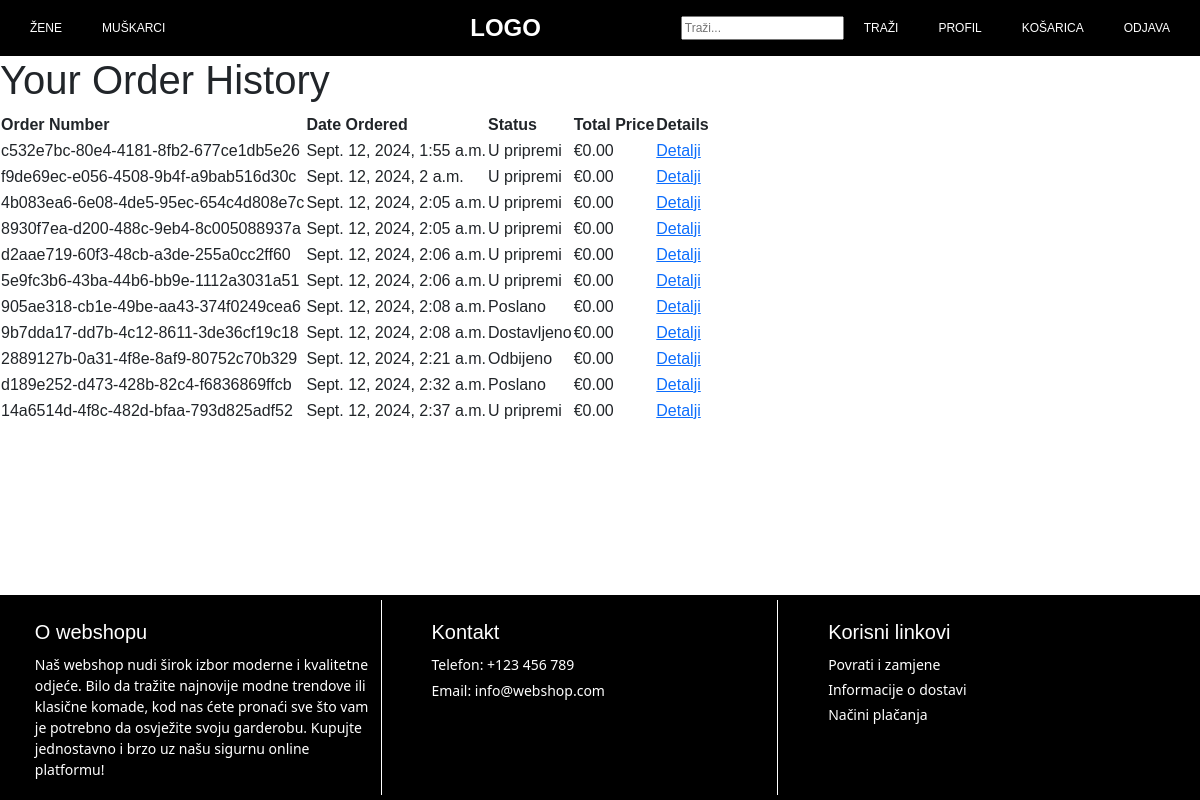
/webshop/orders_history/ (signed in), run on the app's committed database.
### webshop/models.py (models this page shows, shortened)
class Order(models.Model):
    STATUS_CHOICES = (
        ('IP', 'U pripremi'),
        ('SP', 'Poslano'),
        ('DL', 'Dostavljeno'),
        ('RE', 'Odbijeno'),
    )
    PAYMENT_METHOD_CHOICES = (
        ('PP', 'Plaćanje pouzećem'),
        ('IB', 'Internetsko bankarstvo'),
    )
    account = models.ForeignKey(Account, on_delete=models.CASCADE, related_name='orders')
    date_ordered = models.DateTimeField(auto_now_add=True)
    status = models.CharField(max_length=2, choices=STATUS_CHOICES, default='IP')
    payment_method = models.CharField(max_length=2, choices=PAYMENT_METHOD_CHOICES, default ='PP')
    order_number = models.CharField(max_length=100, unique=False, default=uuid.uuid4, editable=False)

### webshop/views.py (the view)
# urls.py: path('orders_history/', views.orders_history_view, name='orders_history'),
def orders_history_view(request):
    orders = Order.objects.all()
    for order in orders:
        order.total_price = sum(item.total_price() for item in order.order_items.all())
    context = {
        'orders': orders,
    }
    return render(request, 'webshop/orders_history.html', context)

### webshop/authentication.py (called while the page is built)
    def get_user(self, user_id):
        try:
            return User.objects.get(pk=user_id)
        except ObjectDoesNotExist:
            return None

### webshop/templates/webshop/orders_history.html (shortened to what this page needs)
{% extends 'webshop/base.html' %}
{% block content %}
<div class="order-history-container">
    <h1>Your Order History</h1>
    {% if orders %}
        <table>
            <thead>
                <tr>
                    <th>Order Number</th>
                    <th>Date Ordered</th>
                    <th>Status</th>
                    <th>Total Price</th>
                    <th>Details</th>
                </tr>
            </thead>
            <tbody>
                {% for order in orders %}
                    <tr>
                        <td>{{ order.order_number }}</td>
                        <td>{{ order.date_ordered }}</td>
                        <td>{{ order.get_status_display }}</td>
                        <td>€{{ order.total_price|floatformat:2 }}</td>
                        <td><a href="{% url 'webshop:order_details' order.id %}">Detalji</a></td>
                    </tr>
                {% endfor %}
            </tbody>
        </table>
    {% else %}
        <p>You have no orders yet.</p>
    {% endif %}
</div>
{% endblock %}

### webshop/static/webshop/css/base.css (style rules this page uses)
body { font-family: Arial, sans-serif; margin: 0; padding: 0; height: 100%; background-color: white; display: flex; flex-direction: column; min-height: 100vh; }

### data on the page
Order: order_number "c532e7bc-80e4-4181-8fb2-677ce1db5e26", date_ordered "Sept. 12, 2024, 1:55 a.m.", status "U pripremi", total_price "0.00"
Order: order_number "f9de69ec-e056-4508-9b4f-a9bab516d30c", date_ordered "Sept. 12, 2024, 2 a.m.", status "U pripremi", total_price "0.00"
Order: order_number "4b083ea6-6e08-4de5-95ec-654c4d808e7c", date_ordered "Sept. 12, 2024, 2:05 a.m.", status "U pripremi", total_price "0.00"
Order: order_number "8930f7ea-d200-488c-9eb4-8c005088937a", date_ordered "Sept. 12, 2024, 2:05 a.m.", status "U pripremi", total_price "0.00"
Order: order_number "d2aae719-60f3-48cb-a3de-255a0cc2ff60", date_ordered "Sept. 12, 2024, 2:06 a.m.", status "U pripremi", total_price "0.00"
Order: order_number "5e9fc3b6-43ba-44b6-bb9e-1112a3031a51", date_ordered "Sept. 12, 2024, 2:06 a.m.", status "U pripremi", total_price "0.00"
Order: order_number "905ae318-cb1e-49be-aa43-374f0249cea6", date_ordered "Sept. 12, 2024, 2:08 a.m.", status "Poslano", total_price "0.00"
Order: order_number "9b7dda17-dd7b-4c12-8611-3de36cf19c18", date_ordered "Sept. 12, 2024, 2:08 a.m.", status "Dostavljeno", total_price "0.00"
Order: order_number "2889127b-0a31-4f8e-8af9-80752c70b329", date_ordered "Sept. 12, 2024, 2:21 a.m.", status "Odbijeno", total_price "0.00"
Order: order_number "d189e252-d473-428b-82c4-f6836869ffcb", date_ordered "Sept. 12, 2024, 2:32 a.m.", status "Poslano", total_price "0.00"
Order: order_number "14a6514d-4f8c-482d-bfaa-793d825adf52", date_ordered "Sept. 12, 2024, 2:37 a.m.", status "U pripremi", total_price "0.00"
